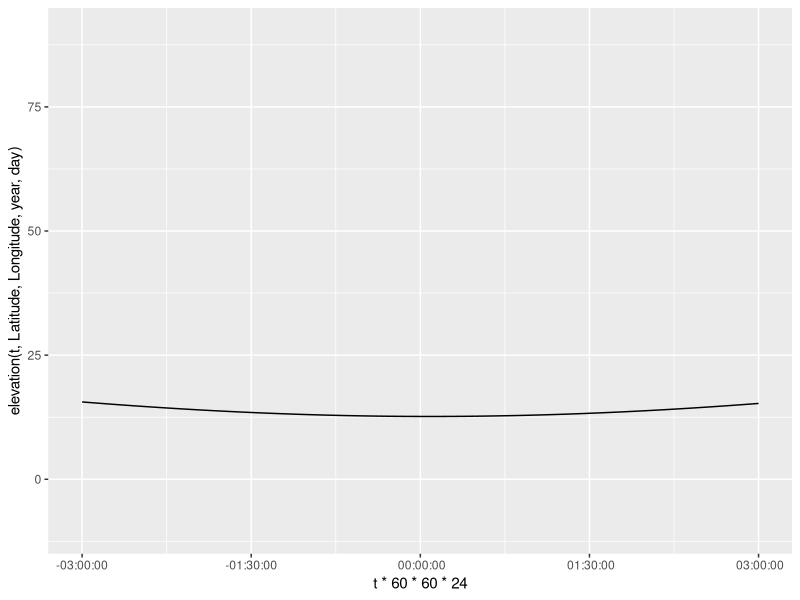
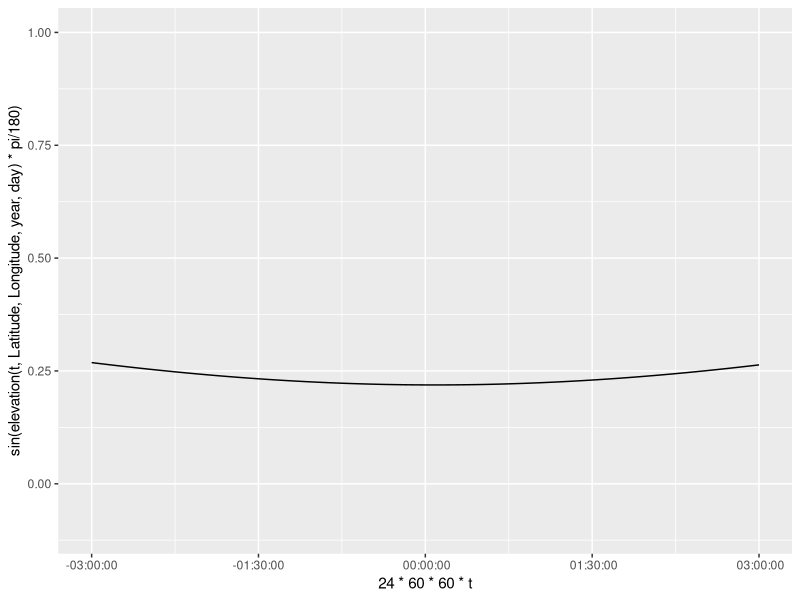
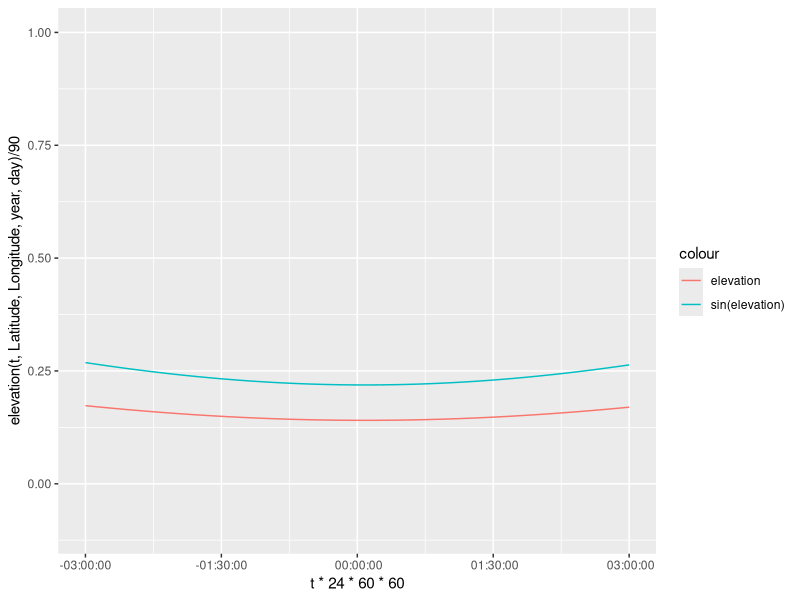
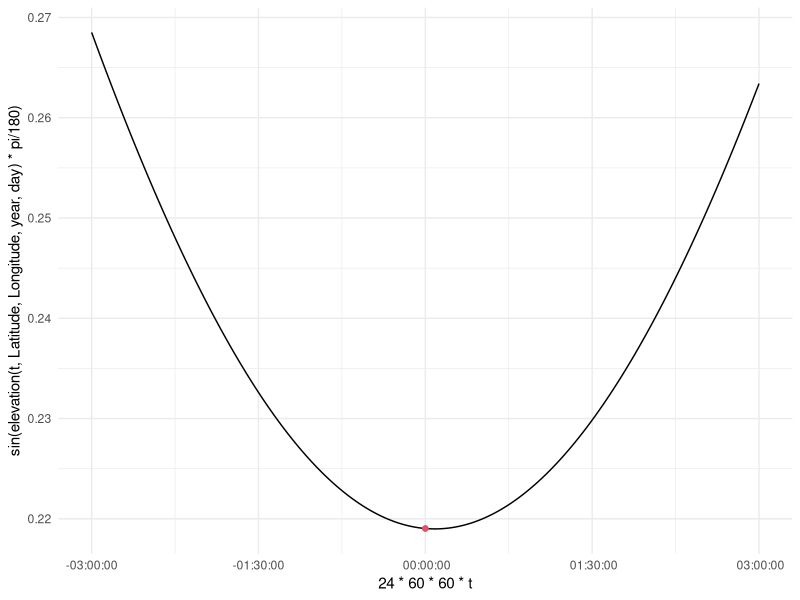
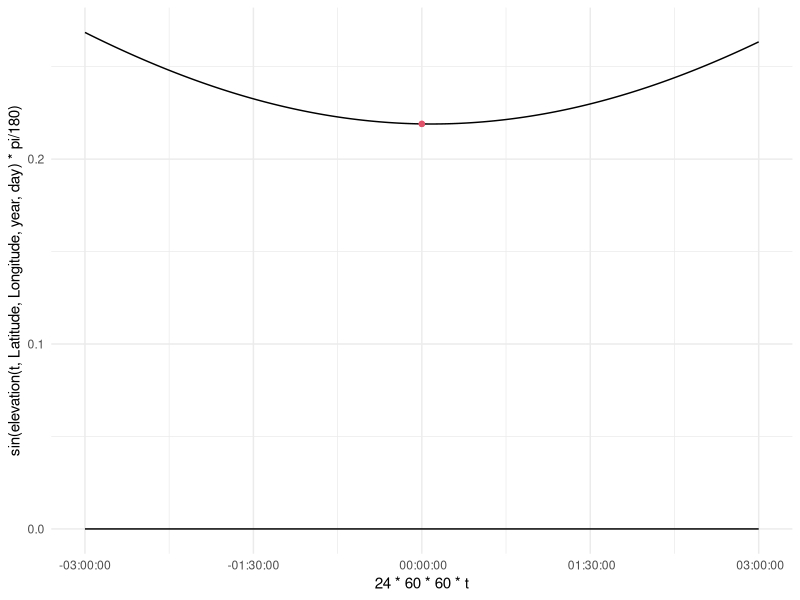
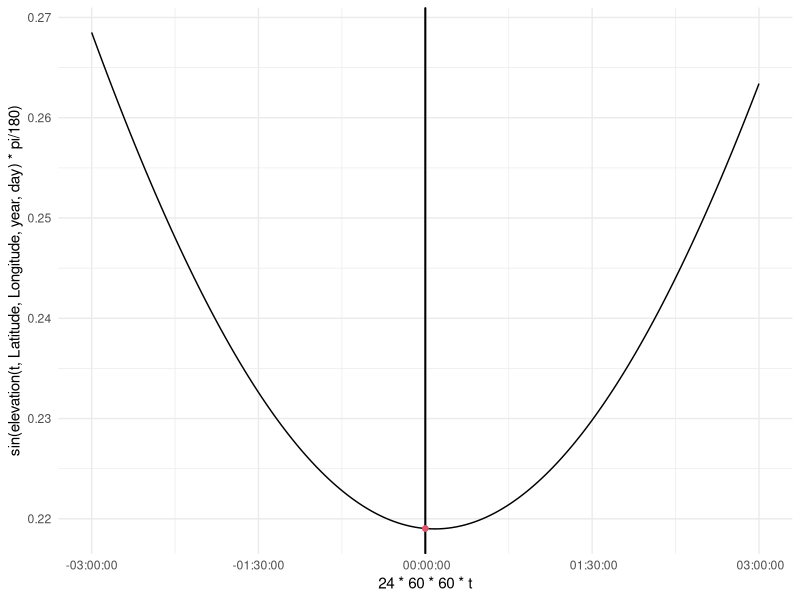

Recreate these plots in R, in order.
library(ggplot2)
Latitude = -80
Longitude = 0
year = 2008
day = 5
t=.5
Sunrise = 0 #initializing for global assignment
Sunset = 0 #initializing for global assignment

elevation = function(t,Latitude,Longitude,year,day){
  #Converting the year and day to Julian Day and Century. 2454466.5 is
  #12:00 AM of Jan 1 2008. Using mid day as the average 2454467 is Jan 1 2008
  #ifelse(year == 2008, JulianDay = 2454466+day, JulianDay = 2454467+day+(year-2008)*365);
  JulianDay = 2454466+day;
  ##Calculate solar position constants for the day in question. These
  ##functions were obtained from an NOAA Solar Calculations spreadsheet.
  ##Note: the variation seen throughout a given day is so small that we can
  ##treat these as constants. More on this later.
  JulianCentury = (JulianDay-2451545)/36525;
  GeomMeanLongSunDeg = (280.46646+JulianCentury*(36000.76983+JulianCentury*.0003032))%%360;
  GeomMeanAnomSunDeg = 357.52911+JulianCentury*(35999.05029 - 0.0001537*JulianCentury);
  EccentEarthOrbit = 0.016708634-JulianCentury*(0.000042037+0.0000001267*JulianCentury);
  SunEqOfCtr = sin(pi/180*(GeomMeanAnomSunDeg))*(1.914602-JulianCentury*(0.004817+0.000014*JulianCentury))+sin(pi/180*(2*GeomMeanAnomSunDeg))*(0.019993-0.000101*JulianCentury)+sin(pi/180*(3*GeomMeanAnomSunDeg))*0.000289;
  SunTrueLongDeg = GeomMeanLongSunDeg+SunEqOfCtr;
  SunAppLongDeg = SunTrueLongDeg-0.00569-0.00478*sin(pi/180*(125.04-1934.136*JulianCentury));
  MeanObliqEclipticDeg = 23+(26+((21.448-JulianCentury*(46.815+JulianCentury*(0.00059-JulianCentury*0.001813))))/60)/60;
  ObliqCorrDeg = MeanObliqEclipticDeg+0.00256*cos(pi/180*(125.04-1934.136*JulianCentury));
  SunDeclineDeg = 180/pi*(asin(sin(pi/180*(ObliqCorrDeg))*sin(pi/180*(SunAppLongDeg))));
  vary = tan(pi/180*(ObliqCorrDeg/2))*tan(pi/180*(ObliqCorrDeg/2));
  EqOfTimeMinutes = 4*180/pi*(vary*sin(2*pi/180*(GeomMeanLongSunDeg))-2*EccentEarthOrbit*sin(pi/180*(GeomMeanAnomSunDeg))+4*EccentEarthOrbit*vary*sin(pi/180*(GeomMeanAnomSunDeg))*cos(2*pi/180*(GeomMeanLongSunDeg))-0.5*vary*vary*sin(4*pi/180*(GeomMeanLongSunDeg))-1.25*EccentEarthOrbit*EccentEarthOrbit*sin(2*pi/180*(GeomMeanAnomSunDeg)));

  ## Define maximum PAR ratio: Solar Constant*.487(%of radiation that makes up PAR)*scale(100)/Sin(90)
  MaxRatio=.487*1361*100;
  srssangle = 90;
  HAval = cos(pi/180*(srssangle))/(cos(pi/180*(Latitude))*cos(pi/180*(SunDeclineDeg)))-tan(pi/180*(Latitude))*tan(pi/180*(SunDeclineDeg));
  if (HAval <= -1){
    HASunriseDeg = 180
  } else if (HAval >= 1) {
    HASunriseDeg = 0
  } else {
    HASunriseDeg = 180/pi*acos(HAval)
  }
  SunlightDuration = HASunriseDeg/180;

  A = sin(Latitude*pi/180)*sin(SunDeclineDeg*pi/180);
  B = cos(Latitude*pi/180)*cos(SunDeclineDeg*pi/180);

  SolarNoon = (720-4*Longitude-EqOfTimeMinutes+0*60)/1440;
  assign("Sunrise", ((SolarNoon*1440-HASunriseDeg*4)/1440)%%1, envir = .GlobalEnv); #keep sunrise positive and between zero and 1
  assign("Sunset", Sunrise+SunlightDuration, envir = .GlobalEnv); #assign SR/SS to global for use in other functions

  C = EqOfTimeMinutes/4+Longitude;

  return(90-(acos(A+B*cos((t*360+C+180)*pi/180)))*180/pi)
    
}

elevation(t,Latitude,Longitude,year,day)

t = seq(Sunrise-1/8,Sunset+1/8,1/(8*100))
ggplot(data = NULL, aes(x = t*60*60*24, y = elevation(t,Latitude,Longitude,year,day)))+
  coord_cartesian(ylim = c(-10,90))+
  geom_line()+
  scale_x_time()
            
ggplot(data = NULL, aes(x = 24*60*60*t, y = sin(elevation(t,Latitude,Longitude,year,day)*pi/180)))+
  coord_cartesian(ylim = c(-.1,1))+
  geom_line()+
  scale_x_time()

ggplot(data = NULL, aes(x = t*24*60*60, y = elevation(t,Latitude,Longitude,year,day)/90, col = "elevation"))+
  coord_cartesian(ylim = c(-.1,1))+
  geom_line()+
  geom_line(data = NULL, aes(x = 24*60*60*t, y = sin(elevation(t,Latitude,Longitude,year,day)*pi/180), col = "sin(elevation)"))+
  labs()+
  scale_x_time()


###Creating projections from each observation

#Max PAR: .487*1361/sin(elevation)
library(tidyverse)

time = c(0,1/8,2/8,3/8,4/8,5/8,6/8,7/8)
time = time+ceiling(Sunrise*8)/8
observations = tibble(time, elevation(time, Latitude, Longitude, year, day))
observations = observations %>%
  select(time, elevation = `elevation(time, Latitude, Longitude, year, day)`)

daylightObservations = observations %>%
  mutate(max_PAR = .487*1361*sin(elevation*pi/180)) %>%
  filter(time < Sunset)

daylightObservations = daylightObservations %>%
  mutate(percentMax = max_PAR/max_PAR)
  
##add points to indicate Sunrise and Sunset
timeSS = c(Sunrise, Sunset)
observationsSS = tibble(timeSS, elevation(timeSS, Latitude, Longitude, year, day))
observationsSS = observationsSS %>%
  select(time = timeSS, elevation = `elevation(timeSS, Latitude, Longitude, year, day)`) %>%
  mutate(max_PAR = .487*1361*sin(elevation*pi/180))

ggplot(data = NULL, aes(x = 24*60*60*t, y = sin(elevation(t,Latitude,Longitude,year,day)*pi/180)))+
  #coord_cartesian(ylim = c(-.1,1))+
  geom_line()+
  scale_x_time()+
  geom_point(data = daylightObservations, aes(x = time*24*60*60, y = max_PAR/(.487*1361), color = percentMax))+
  scale_color_viridis_c(option = "C")+
  geom_point(data = observationsSS, aes(x = time*24*60*60,  y = max_PAR/(.487*1361)), color = 2)+
  theme_minimal()


###Creating a function that will plot the Wang et al. algorithm for each point

wangInstPAR = function(t, daylightObservations){
  l = dim(daylightObservations)[1]
  if (l == 0){
    return(0)
  }
  wangt = tibble(t) %>%
    mutate(notInDay = t < Sunrise | t > Sunset)
  if (l >= 1){
    wangt = wangt %>%
      mutate(overpass1 = as.numeric(daylightObservations[1,1]),
             PAR1 = as.numeric(daylightObservations[1,3]))
  }
  if (l >= 2){
    wangt = wangt %>%
      mutate(overpass2 = as.numeric(daylightObservations[2,1]),
             PAR2 = as.numeric(daylightObservations[2,3]))
  }
  if (l >= 3){
    wangt = wangt %>%
      mutate(overpass3 = as.numeric(daylightObservations[3,1]),
             PAR3 = as.numeric(daylightObservations[3,3]))
  }
  if (l >= 4){
    wangt = wangt %>%
      mutate(overpass4 = as.numeric(daylightObservations[4,1]),
             PAR4 = as.numeric(daylightObservations[4,3]))
  }
  if (l >= 5){
    wangt = wangt %>%
      mutate(overpass5 = as.numeric(daylightObservations[5,1]),
             PAR5 = as.numeric(daylightObservations[5,3]))
  }
  if (l >= 6){
    wangt = wangt %>%
      mutate(overpass6 = as.numeric(daylightObservations[6,1]),
             PAR6 = as.numeric(daylightObservations[6,3]))
  }
  if (l >= 7){
    wangt = wangt %>%
      mutate(overpass7 = as.numeric(daylightObservations[7,1]),
             PAR7 = as.numeric(daylightObservations[7,3]))
  }
  if (l >= 8){
    wangt = wangt %>%
      mutate(overpass8 = as.numeric(daylightObservations[8,1]),
             PAR8 = as.numeric(daylightObservations[8,3]))
  }
  
  # create index and initialize instPAR column
  wangt = wangt %>%
    mutate(instPAR = round((t-Sunrise+1/8)*800+1))
  
  #identify times before sunrise
  group = wangt %>%
    filter(t<=Sunrise) %>%
    select(instPAR)
  #set instPAR equal to 0.
  wangt$instPAR[group$instPAR] = 0
  
  #identify times after sunset
  group = wangt %>%
    filter(t>= Sunset) %>%
    select(instPAR)
  #set instPAR equal to 0.
  wangt$instPAR[group$instPAR] = 0
  
  if (l >= 1){
    #identify times between sunrise and first observation
    group = wangt %>%
      filter(t>Sunrise & t<=overpass1) %>%
      select(instPAR)
    #calculate instPAR (eq. 6.2)
    wangt$instPAR[group$instPAR] = as_vector(wangt$PAR1*(sin((wangt$t-Sunrise)*pi/(Sunset-Sunrise))/sin((wangt$overpass1-Sunrise)*pi/(Sunset-Sunrise))))[group$instPAR]
  }
  
  if (l >= 2){
    #identify times between first and second observation
    group = wangt %>%
      filter(t>overpass1 & t<=overpass2) %>%
      select(instPAR)
    #calculate instPAR (eq. 6.4)
    wangt$instPAR[group$instPAR] = as_vector((wangt$overpass2-wangt$t)/(wangt$overpass2-wangt$overpass1)*(wangt$PAR1*(sin((wangt$t-Sunrise)*pi/(Sunset-Sunrise))/sin((wangt$overpass1-Sunrise)*pi/(Sunset-Sunrise))))+
                                               (wangt$t-wangt$overpass1)/(wangt$overpass2-wangt$overpass1)*(wangt$PAR2*(sin((wangt$t-Sunrise)*pi/(Sunset-Sunrise))/sin((wangt$overpass2-Sunrise)*pi/(Sunset-Sunrise)))))[group$instPAR]
  }
  
  if (l >= 3){
    #identify times between second and third observation
    group = wangt %>%
      filter(t>overpass2 & t<=overpass3) %>%
      select(instPAR)
    #calculate instPAR (eq. 6.4)
    wangt$instPAR[group$instPAR] = as_vector((wangt$overpass3-wangt$t)/(wangt$overpass3-wangt$overpass2)*(wangt$PAR2*(sin((wangt$t-Sunrise)*pi/(Sunset-Sunrise))/sin((wangt$overpass2-Sunrise)*pi/(Sunset-Sunrise))))+
                                               (wangt$t-wangt$overpass2)/(wangt$overpass3-wangt$overpass2)*(wangt$PAR3*(sin((wangt$t-Sunrise)*pi/(Sunset-Sunrise))/sin((wangt$overpass3-Sunrise)*pi/(Sunset-Sunrise)))))[group$instPAR]
  }
  
  if (l >= 4){
    #identify times between third and forth observation
    group = wangt %>%
      filter(t>overpass3 & t<=overpass4) %>%
      select(instPAR)
    #calculate instPAR (eq. 6.4)
    wangt$instPAR[group$instPAR] = as_vector((wangt$overpass4-wangt$t)/(wangt$overpass4-wangt$overpass3)*(wangt$PAR3*(sin((wangt$t-Sunrise)*pi/(Sunset-Sunrise))/sin((wangt$overpass3-Sunrise)*pi/(Sunset-Sunrise))))+
                                               (wangt$t-wangt$overpass3)/(wangt$overpass4-wangt$overpass3)*(wangt$PAR4*(sin((wangt$t-Sunrise)*pi/(Sunset-Sunrise))/sin((wangt$overpass4-Sunrise)*pi/(Sunset-Sunrise)))))[group$instPAR]
  }
  
  if (l >= 5){
    #identify times between forth and fifth observation
    group = wangt %>%
      filter(t>overpass4 & t<=overpass5) %>%
      select(instPAR)
    #calculate instPAR (eq. 6.4)
    wangt$instPAR[group$instPAR] = as_vector((wangt$overpass5-wangt$t)/(wangt$overpass5-wangt$overpass4)*(wangt$PAR4*(sin((wangt$t-Sunrise)*pi/(Sunset-Sunrise))/sin((wangt$overpass4-Sunrise)*pi/(Sunset-Sunrise))))+
                                               (wangt$t-wangt$overpass4)/(wangt$overpass5-wangt$overpass4)*(wangt$PAR5*(sin((wangt$t-Sunrise)*pi/(Sunset-Sunrise))/sin((wangt$overpass5-Sunrise)*pi/(Sunset-Sunrise)))))[group$instPAR]
  }
  
  if (l >= 6){
    #identify times between fifth and sixth observation
    group = wangt %>%
      filter(t>overpass5 & t<=overpass6) %>%
      select(instPAR)
    #calculate instPAR (eq. 6.4)
    wangt$instPAR[group$instPAR] = as_vector((wangt$overpass6-wangt$t)/(wangt$overpass6-wangt$overpass5)*(wangt$PAR5*(sin((wangt$t-Sunrise)*pi/(Sunset-Sunrise))/sin((wangt$overpass5-Sunrise)*pi/(Sunset-Sunrise))))+
                                               (wangt$t-wangt$overpass5)/(wangt$overpass6-wangt$overpass5)*(wangt$PAR6*(sin((wangt$t-Sunrise)*pi/(Sunset-Sunrise))/sin((wangt$overpass6-Sunrise)*pi/(Sunset-Sunrise)))))[group$instPAR]
  }
  
  if (l >= 7){
    #identify times between sixth and seventh observation
    group = wangt %>%
      filter(t>overpass6 & t<=overpass7) %>%
      select(instPAR)
    #calculate instPAR (eq. 6.4)
    wangt$instPAR[group$instPAR] = as_vector((wangt$overpass7-wangt$t)/(wangt$overpass7-wangt$overpass6)*(wangt$PAR6*(sin((wangt$t-Sunrise)*pi/(Sunset-Sunrise))/sin((wangt$overpass6-Sunrise)*pi/(Sunset-Sunrise))))+
                                               (wangt$t-wangt$overpass6)/(wangt$overpass7-wangt$overpass6)*(wangt$PAR7*(sin((wangt$t-Sunrise)*pi/(Sunset-Sunrise))/sin((wangt$overpass7-Sunrise)*pi/(Sunset-Sunrise)))))[group$instPAR]
  }
  
  if (l >= 8){
    #identify times between seventh and eigth observation
    group = wangt %>%
      filter(t>overpass7 & t<=overpass8) %>%
      select(instPAR)
    #calculate instPAR (eq. 6.4)
    wangt$instPAR[group$instPAR] = as_vector((wangt$overpass8-wangt$t)/(wangt$overpass8-wangt$overpass7)*(wangt$PAR7*(sin((wangt$t-Sunrise)*pi/(Sunset-Sunrise))/sin((wangt$overpass7-Sunrise)*pi/(Sunset-Sunrise))))+
                                               (wangt$t-wangt$overpass7)/(wangt$overpass8-wangt$overpass7)*(wangt$PAR8*(sin((wangt$t-Sunrise)*pi/(Sunset-Sunrise))/sin((wangt$overpass8-Sunrise)*pi/(Sunset-Sunrise)))))[group$instPAR]
  }
  
  #find last observation before Sunset
  if (l == 1){
    #identify times between last observation and Sunset
    group = wangt %>%
      filter(t>overpass1 & t<=Sunset) %>%
      select(instPAR)
    #calculate instPAR (eq. 6.2)
    wangt$instPAR[group$instPAR] = as_vector(wangt$PAR1*(sin((wangt$t-Sunrise)*pi/(Sunset-Sunrise))/sin((wangt$overpass1-Sunrise)*pi/(Sunset-Sunrise))))[group$instPAR]
  } else if (l == 2){
    #identify times between last observation and Sunset
    group = wangt %>%
      filter(t>overpass2 & t<=Sunset) %>%
      select(instPAR)
    #calculate instPAR (eq. 6.2)
    wangt$instPAR[group$instPAR] = as_vector(wangt$PAR2*(sin((wangt$t-Sunrise)*pi/(Sunset-Sunrise))/sin((wangt$overpass2-Sunrise)*pi/(Sunset-Sunrise))))[group$instPAR]
  } else if (l == 3){
    #identify times between last observation and Sunset
    group = wangt %>%
      filter(t>overpass3 & t<=Sunset) %>%
      select(instPAR)
    #calculate instPAR (eq. 6.2)
    wangt$instPAR[group$instPAR] = as_vector(wangt$PAR3*(sin((wangt$t-Sunrise)*pi/(Sunset-Sunrise))/sin((wangt$overpass3-Sunrise)*pi/(Sunset-Sunrise))))[group$instPAR]
  } else if (l == 4){
    #identify times between last observation and Sunset
    group = wangt %>%
      filter(t>overpass4 & t<=Sunset) %>%
      select(instPAR)
    #calculate instPAR (eq. 6.2)
    wangt$instPAR[group$instPAR] = as_vector(wangt$PAR4*(sin((wangt$t-Sunrise)*pi/(Sunset-Sunrise))/sin((wangt$overpass4-Sunrise)*pi/(Sunset-Sunrise))))[group$instPAR]
  } else if (l == 5){
    #identify times between last observation and Sunset
    group = wangt %>%
      filter(t>overpass5 & t<=Sunset) %>%
      select(instPAR)
    #calculate instPAR (eq. 6.2)
    wangt$instPAR[group$instPAR] = as_vector(wangt$PAR5*(sin((wangt$t-Sunrise)*pi/(Sunset-Sunrise))/sin((wangt$overpass5-Sunrise)*pi/(Sunset-Sunrise))))[group$instPAR]
  } else if (l == 6){
    #identify times between last observation and Sunset
    group = wangt %>%
      filter(t>overpass6 & t<=Sunset) %>%
      select(instPAR)
    #calculate instPAR (eq. 6.2)
    wangt$instPAR[group$instPAR] = as_vector(wangt$PAR6*(sin((wangt$t-Sunrise)*pi/(Sunset-Sunrise))/sin((wangt$overpass6-Sunrise)*pi/(Sunset-Sunrise))))[group$instPAR]
  } else if (l == 7){
    #identify times between last observation and Sunset
    group = wangt %>%
      filter(t>overpass7 & t<=Sunset) %>%
      select(instPAR)
    #calculate instPAR (eq. 6.2)
    wangt$instPAR[group$instPAR] = as_vector(wangt$PAR7*(sin((wangt$t-Sunrise)*pi/(Sunset-Sunrise))/sin((wangt$overpass7-Sunrise)*pi/(Sunset-Sunrise))))[group$instPAR]
  } else if (l == 8){
    #identify times between last observation and Sunset
    group = wangt %>%
      filter(t>overpass8 & t<=Sunset) %>%
      select(instPAR)
    #calculate instPAR (eq. 6.2)
    wangt$instPAR[group$instPAR] = as_vector(wangt$PAR8*(sin((wangt$t-Sunrise)*pi/(Sunset-Sunrise))/sin((wangt$overpass8-Sunrise)*pi/(Sunset-Sunrise))))[group$instPAR]
  }
  
  return(wangt$instPAR)
}

wangPercentMax = function(t, daylightObservations){
  wangPercentMaxt = tibble(wangt$instPAR)
  
}

ggplot(data = NULL, aes(x = 24*60*60*t, y = sin(elevation(t,Latitude,Longitude,year,day)*pi/180)))+
  #coord_cartesian(ylim = c(-.1,1))+
  geom_line()+
  scale_x_time()+
  geom_line(data = NULL, aes(x = 24*60*60*t, y = wangInstPAR(t, daylightObservations)/(.487*1361), color = ))+
  geom_point(data = daylightObservations, aes(x = time*24*60*60, y = max_PAR/(.487*1361), color = percentMax))+
  scale_color_viridis_c(option = "C")+
  geom_point(data = observationsSS, aes(x = time*24*60*60,  y = max_PAR/(.487*1361)), color = 2)+
  theme_minimal()


daylightObservations[1,1]

##create sky based on instPAR percentage of max and raw value (black at night, blue-gray during high-low par/high sun, red at sunset)

sky = tibble(t)

# t[101]=Sunrise
#Sunset = length-100

ggplot(data = NULL, aes(x = 24*60*60*t, y = sin(elevation(t,Latitude,Longitude,year,day)*pi/180)))+
  #coord_cartesian(ylim = c(-.1,1))+
  geom_line()+
  geom_vline(xintercept = 1:3, data =  ,aes())+
  scale_x_time()+
  geom_point(data = daylightObservations, aes(x = time*24*60*60, y = max_PAR/(.487*1361), color = percentMax))+
  scale_color_viridis_c(option = "C")+
  geom_point(data = observationsSS, aes(x = time*24*60*60,  y = max_PAR/(.487*1361)), color = 2)+
  theme_minimal()
